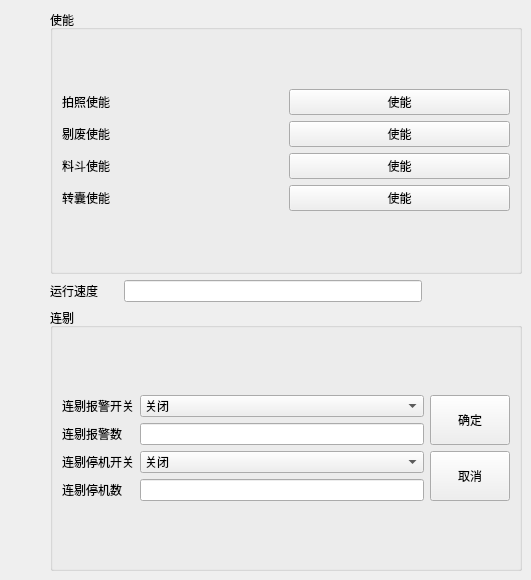
      <widget class="QWidget" name="tab_4">
       <attribute name="title">
        <string>其他参数</string>
       </attribute>
       <widget class="QWidget" name="layoutWidget1_6">
        <property name="geometry">
         <rect>
          <x>50</x>
          <y>10</y>
          <width>472</width>
          <height>561</height>
         </rect>
        </property>
        <layout class="QVBoxLayout" name="verticalLayout_17">
         <item>
          <widget class="QGroupBox" name="groupBox_8">
           <property name="title">
            <string>使能</string>
           </property>
           <layout class="QVBoxLayout" name="verticalLayout_16">
            <item>
             <layout class="QGridLayout" name="gridLayout">
              <item row="0" column="0">
               <widget class="QLabel" name="label_7">
                <property name="text">
                 <string>拍照使能</string>
                </property>
               </widget>
              </item>
              <item row="0" column="1">
               <widget class="QPushButton" name="pB_enPhoto">
                <property name="text">
                 <string>使能</string>
                </property>
                <property name="checkable">
                 <bool>true</bool>
                </property>
               </widget>
              </item>
              <item row="1" column="0">
               <widget class="QLabel" name="label_16">
                <property name="text">
                 <string>剔废使能</string>
                </property>
               </widget>
              </item>
              <item row="1" column="1">
               <widget class="QPushButton" name="pB_enReject">
                <property name="text">
                 <string>使能</string>
                </property>
                <property name="checkable">
                 <bool>true</bool>
                </property>
               </widget>
              </item>
              <item row="2" column="0">
               <widget class="QLabel" name="label_91">
                <property name="text">
                 <string>料斗使能</string>
                </property>
               </widget>
              </item>
              <item row="2" column="1">
               <widget class="QPushButton" name="pB_enFeed">
                <property name="text">
                 <string>使能</string>
                </property>
                <property name="checkable">
                 <bool>true</bool>
                </property>
               </widget>
              </item>
              <item row="3" column="0">
               <widget class="QLabel" name="label_90">
                <property name="text">
                 <string>转囊使能</string>
                </property>
               </widget>
              </item>
              <item row="3" column="1">
               <widget class="QPushButton" name="pB_enRotate">
                <property name="text">
                 <string>使能</string>
                </property>
                <property name="checkable">
                 <bool>true</bool>
                </property>
               </widget>
              </item>
             </layout>
            </item>
           </layout>
          </widget>
         </item>
         <item>
          <layout class="QHBoxLayout" name="horizontalLayout_23">
           <item>
            <widget class="QLabel" name="label_15">
             <property name="text">
              <string>运行速度</string>
             </property>
            </widget>
           </item>
           <item>
            <spacer name="horizontalSpacer_21">
             <property name="orientation">
              <enum>Qt::Horizontal</enum>
             </property>
             <property name="sizeType">
              <enum>QSizePolicy::Fixed</enum>
             </property>
             <property name="sizeHint" stdset="0">
              <size>
               <width>20</width>
               <height>20</height>
              </size>
             </property>
            </spacer>
           </item>
           <item>
            <widget class="QLineEdit" name="lE_RunSpeed">
             <property name="enabled">
              <bool>true</bool>
             </property>
            </widget>
           </item>
           <item>
            <spacer name="horizontalSpacer_22">
             <property name="orientation">
              <enum>Qt::Horizontal</enum>
             </property>
             <property name="sizeType">
              <enum>QSizePolicy::Fixed</enum>
             </property>
             <property name="sizeHint" stdset="0">
              <size>
               <width>100</width>
               <height>20</height>
              </size>
             </property>
            </spacer>
           </item>
          </layout>
         </item>
         <item>
          <widget class="QGroupBox" name="groupBox">
           <property name="title">
            <string>连剔</string>
           </property>
           <layout class="QVBoxLayout" name="verticalLayout_15">
            <item>
             <layout class="QHBoxLayout" name="horizontalLayout_22">
              <item>
               <layout class="QGridLayout" name="gridLayout_11">
                <item row="0" column="0">
                 <widget class="QLabel" name="label_2">
                  <property name="text">
                   <string>连剔报警开关</string>
                  </property>
                 </widget>
                </item>
                <item row="0" column="1">
                 <widget class="QComboBox" name="cB_ContinueKickAlarm">
                  <item>
                   <property name="text">
                    <string>关闭</string>
                   </property>
                  </item>
                  <item>
                   <property name="text">
                    <string>开启</string>
                   </property>
                  </item>
                 </widget>
                </item>
                <item row="1" column="0">
                 <widget class="QLabel" name="label_8">
                  <property name="text">
                   <string>连剔报警数</string>
                  </property>
                 </widget>
                </item>
                <item row="1" column="1">
                 <widget class="QLineEdit" name="lE_ContinueKickAlarmCount"/>
                </item>
                <item row="2" column="0">
                 <widget class="QLabel" name="label_6">
                  <property name="text">
                   <string>连剔停机开关</string>
                  </property>
                 </widget>
                </item>
                <item row="2" column="1">
                 <widget class="QComboBox" name="cB_ContinueKickStop">
                  <item>
                   <property name="text">
                    <string>关闭</string>
                   </property>
                  </item>
                  <item>
                   <property name="text">
                    <string>开启</string>
                   </property>
                  </item>
                 </widget>
                </item>
                <item row="3" column="0">
                 <widget class="QLabel" name="label_30">
                  <property name="text">
                   <string>连剔停机数</string>
                  </property>
                 </widget>
                </item>
                <item row="3" column="1">
                 <widget class="QLineEdit" name="lE_ContinueKickStopCount"/>
                </item>
               </layout>
              </item>
              <item>
               <layout class="QVBoxLayout" name="verticalLayout_14">
                <item>
                 <widget class="QPushButton" name="pB_ContinueKickOK">
                  <property name="minimumSize">
                   <size>
                    <width>0</width>
                    <height>50</height>
                   </size>
                  </property>
                  <property name="maximumSize">
                   <size>
                    <width>16777215</width>
                    <height>50</height>
                   </size>
                  </property>
                  <property name="text">
                   <string>确定</string>
                  </property>
                 </widget>
                </item>
                <item>
                 <widget class="QPushButton" name="pB_ContinueKickCancel">
                  <property name="minimumSize">
                   <size>
                    <width>0</width>
                    <height>50</height>
                   </size>
                  </property>
                  <property name="maximumSize">
                   <size>
                    <width>16777215</width>
                    <height>50</height>
                   </size>
                  </property>
                  <property name="text">
                   <string>取消</string>
                  </property>
                 </widget>
                </item>
               </layout>
              </item>
             </layout>
            </item>
           </layout>
          </widget>
         </item>
        </layout>
       </widget>
      </widget>
